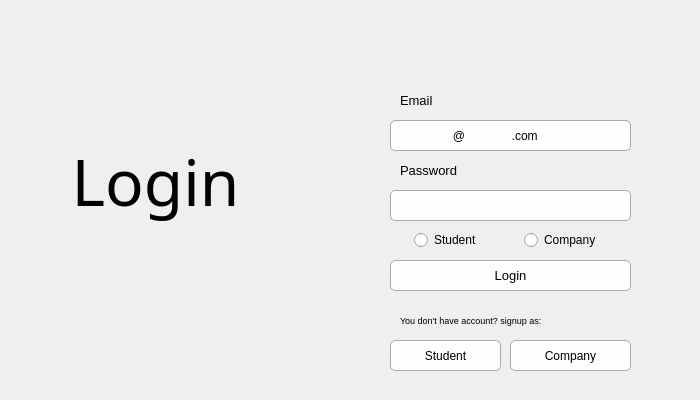
<?xml version="1.0" encoding="UTF-8"?>
<ui version="4.0">
 <class>Dialog</class>
 <widget class="QDialog" name="Dialog">
  <property name="geometry">
   <rect>
    <x>0</x>
    <y>0</y>
    <width>700</width>
    <height>400</height>
   </rect>
  </property>
  <property name="windowTitle">
   <string>Dialog</string>
  </property>
  <property name="styleSheet">
   <string notr="true"/>
  </property>
  <widget class="QLabel" name="label">
   <property name="geometry">
    <rect>
     <x>0</x>
     <y>0</y>
     <width>321</width>
     <height>401</height>
    </rect>
   </property>
   <property name="text">
    <string/>
   </property>
   <property name="pixmap">
    <pixmap>images/login image.jpg</pixmap>
   </property>
   <property name="scaledContents">
    <bool>true</bool>
   </property>
  </widget>
  <widget class="QLabel" name="label_2">
   <property name="geometry">
    <rect>
     <x>60</x>
     <y>130</y>
     <width>191</width>
     <height>101</height>
    </rect>
   </property>
   <property name="font">
    <font>
     <family>Freestyle Script</family>
     <pointsize>48</pointsize>
    </font>
   </property>
   <property name="text">
    <string>Login</string>
   </property>
   <property name="alignment">
    <set>Qt::AlignCenter</set>
   </property>
  </widget>
  <widget class="QLabel" name="label_3">
   <property name="geometry">
    <rect>
     <x>400</x>
     <y>90</y>
     <width>81</width>
     <height>21</height>
    </rect>
   </property>
   <property name="font">
    <font>
     <pointsize>10</pointsize>
     <weight>50</weight>
     <bold>false</bold>
    </font>
   </property>
   <property name="accessibleName">
    <string/>
   </property>
   <property name="frameShape">
    <enum>QFrame::NoFrame</enum>
   </property>
   <property name="frameShadow">
    <enum>QFrame::Sunken</enum>
   </property>
   <property name="text">
    <string>Email</string>
   </property>
   <property name="textFormat">
    <enum>Qt::MarkdownText</enum>
   </property>
  </widget>
  <widget class="QLabel" name="label_4">
   <property name="geometry">
    <rect>
     <x>400</x>
     <y>160</y>
     <width>101</width>
     <height>21</height>
    </rect>
   </property>
   <property name="font">
    <font>
     <pointsize>10</pointsize>
     <weight>50</weight>
     <bold>false</bold>
    </font>
   </property>
   <property name="accessibleName">
    <string/>
   </property>
   <property name="frameShape">
    <enum>QFrame::NoFrame</enum>
   </property>
   <property name="frameShadow">
    <enum>QFrame::Sunken</enum>
   </property>
   <property name="text">
    <string>Password</string>
   </property>
   <property name="textFormat">
    <enum>Qt::MarkdownText</enum>
   </property>
  </widget>
  <widget class="QPushButton" name="student_signup_button">
   <property name="geometry">
    <rect>
     <x>390</x>
     <y>340</y>
     <width>111</width>
     <height>31</height>
    </rect>
   </property>
   <property name="font">
    <font>
     <weight>50</weight>
     <bold>false</bold>
    </font>
   </property>
   <property name="toolTip">
    <string>&lt;html&gt;&lt;head/&gt;&lt;body&gt;&lt;p&gt;Login as a student&lt;/p&gt;&lt;/body&gt;&lt;/html&gt;</string>
   </property>
   <property name="styleSheet">
    <string notr="true">QPushButton {
    border: 1px solid #aaa;
    border-radius: 5px;
    padding: 0px;
    background-color: #fefefe;
}
</string>
   </property>
   <property name="text">
    <string>Student</string>
   </property>
  </widget>
  <widget class="QPushButton" name="company_signup_button">
   <property name="geometry">
    <rect>
     <x>510</x>
     <y>340</y>
     <width>121</width>
     <height>31</height>
    </rect>
   </property>
   <property name="font">
    <font>
     <weight>50</weight>
     <bold>false</bold>
    </font>
   </property>
   <property name="toolTip">
    <string>&lt;html&gt;&lt;head/&gt;&lt;body&gt;&lt;p&gt;Login as a company&lt;/p&gt;&lt;/body&gt;&lt;/html&gt;</string>
   </property>
   <property name="styleSheet">
    <string notr="true">QPushButton {
    border: 1px solid #aaa;
    border-radius: 5px;
    padding: 0px;
    background-color: #fefefe;
}</string>
   </property>
   <property name="text">
    <string>Company</string>
   </property>
  </widget>
  <widget class="QLineEdit" name="email_input">
   <property name="geometry">
    <rect>
     <x>390</x>
     <y>120</y>
     <width>241</width>
     <height>31</height>
    </rect>
   </property>
   <property name="toolTip">
    <string>&lt;html&gt;&lt;head/&gt;&lt;body&gt;&lt;p&gt;Enter your email here&lt;/p&gt;&lt;p&gt;NAME@EXAMPLE.com&lt;/p&gt;&lt;/body&gt;&lt;/html&gt;</string>
   </property>
   <property name="styleSheet">
    <string notr="true">QLineEdit {
    border: 1px solid #aaa;
    border-radius: 5px;
    padding: 0px;
    background-color: #fefefe;
}
</string>
   </property>
   <property name="inputMask">
    <string>NNNNNNNNNNNNNNNNNN@NNNNNNNNNNNNNN.com</string>
   </property>
  </widget>
  <widget class="QLineEdit" name="password_input">
   <property name="geometry">
    <rect>
     <x>390</x>
     <y>190</y>
     <width>241</width>
     <height>31</height>
    </rect>
   </property>
   <property name="toolTip">
    <string>&lt;html&gt;&lt;head/&gt;&lt;body&gt;&lt;p&gt;Enter your password here&lt;/p&gt;&lt;/body&gt;&lt;/html&gt;</string>
   </property>
   <property name="styleSheet">
    <string notr="true">QLineEdit {
    border: 1px solid #aaa;
    border-radius: 5px;
    padding: 0px;
    background-color: #fefefe;
}
</string>
   </property>
  </widget>
  <widget class="QPushButton" name="login_button">
   <property name="geometry">
    <rect>
     <x>390</x>
     <y>260</y>
     <width>241</width>
     <height>31</height>
    </rect>
   </property>
   <property name="font">
    <font>
     <pointsize>10</pointsize>
    </font>
   </property>
   <property name="toolTip">
    <string>&lt;html&gt;&lt;head/&gt;&lt;body&gt;&lt;p&gt;Login as a student&lt;/p&gt;&lt;/body&gt;&lt;/html&gt;</string>
   </property>
   <property name="styleSheet">
    <string notr="true">QPushButton {
    border: 1px solid #aaa;
    border-radius: 5px;
    padding: 0px;
    background-color: #fefefe;
}</string>
   </property>
   <property name="text">
    <string>Login</string>
   </property>
  </widget>
  <widget class="QLabel" name="label_5">
   <property name="geometry">
    <rect>
     <x>400</x>
     <y>310</y>
     <width>221</width>
     <height>21</height>
    </rect>
   </property>
   <property name="font">
    <font>
     <pointsize>7</pointsize>
     <weight>50</weight>
     <bold>false</bold>
    </font>
   </property>
   <property name="accessibleName">
    <string/>
   </property>
   <property name="frameShape">
    <enum>QFrame::NoFrame</enum>
   </property>
   <property name="frameShadow">
    <enum>QFrame::Sunken</enum>
   </property>
   <property name="text">
    <string>You don't have account? signup as:</string>
   </property>
   <property name="textFormat">
    <enum>Qt::MarkdownText</enum>
   </property>
  </widget>
  <widget class="QRadioButton" name="student_radio">
   <property name="geometry">
    <rect>
     <x>414</x>
     <y>230</y>
     <width>71</width>
     <height>20</height>
    </rect>
   </property>
   <property name="text">
    <string>Student</string>
   </property>
  </widget>
  <widget class="QRadioButton" name="company_radio">
   <property name="geometry">
    <rect>
     <x>524</x>
     <y>230</y>
     <width>81</width>
     <height>20</height>
    </rect>
   </property>
   <property name="text">
    <string>Company</string>
   </property>
  </widget>
 </widget>
 <resources/>
 <connections/>
</ui>
